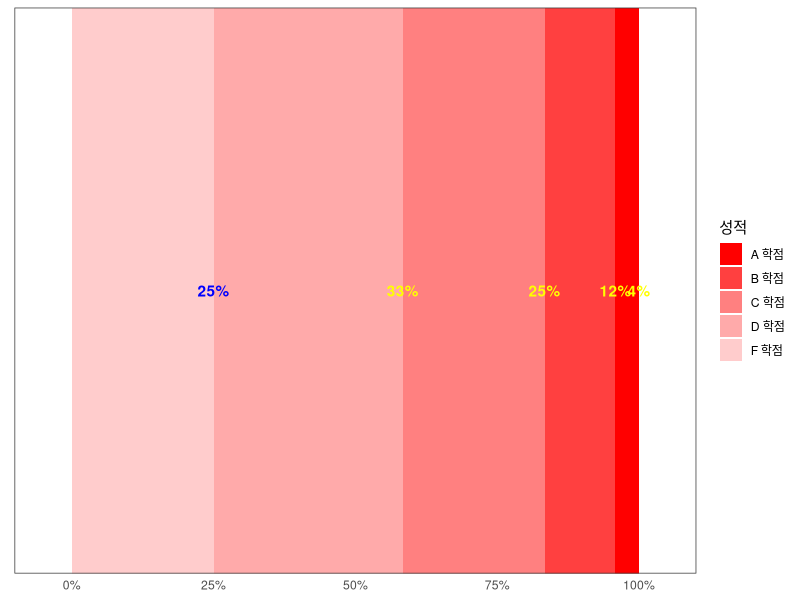

This figure's R source:
data = data.frame(grade = rep(c(LETTERS[1:4], "F"), times = c(30, 40, 30, 15, 5)))
data_table = as.numeric(table(data))

library("ggplot2")
ggplot() + 
  geom_col(aes(x = "",
               y = data_table,
               fill = factor(5:1,
                             labels = paste0(c(LETTERS[1:4], "F"), " 학점")))) + 
  geom_text(aes(x = "",
                y = cumsum(data_table),
                label = paste0(round(data_table / sum(data_table) * 100), "%")),
            fontface = "bold",
            color = c("#0000FF", rep("#FFFF00", 4))) +
  scale_fill_manual(values = c("#FF0000", "#FF4040", "#FF8080", "#FFAAAA", "#FFCCCC")) +
  scale_y_continuous(expand = c(0.1, 0.1),
                     breaks = quantile(c(0, sum(data_table))),
                     labels = paste0(seq(0, 100, by = 25),
                                     "%")) +
  scale_x_discrete(expand = c(0.2, 0.2)) +
  labs(fill = "성적") +
  coord_flip() +
  theme_bw() + 
  theme(axis.title = element_blank(),
        axis.ticks = element_blank(),
        panel.grid = element_blank())
